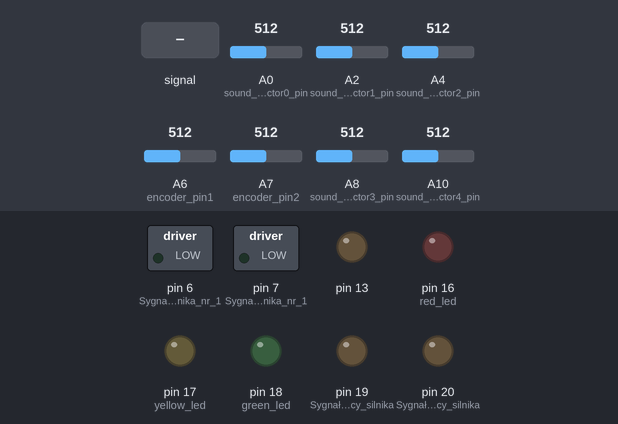
The sketch below on a simulated Arduino Mega 2560, built with avr-gcc and run on an emulated ATmega2560. Parts: switched loads named in the sketch (green lamp = pin HIGH), output pins drawn as LEDs (lit = HIGH). Inputs (shaded band) come from the test bench; at power-on: A6 (encoder_pin1) = 512, A7 (encoder_pin2) = 512, A0 (sound_detector0_pin) = 512, A2 (sound_detector1_pin) = 512, A4 (sound_detector2_pin) = 512, A8 (sound_detector3_pin) = 512, A10 (sound_detector4_pin) = 512.

Above: at 1.2 s.
1.3 s: A0 (sound_detector0_pin) fed a 200 Hz sine of ±460 counts around its level
At 1.8 s:
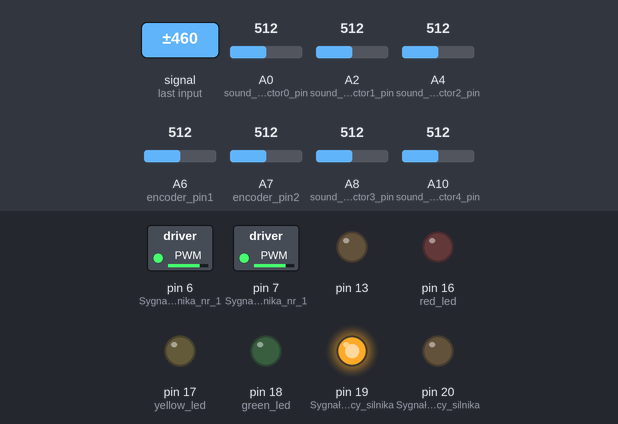
2.8 s: A6 (encoder_pin1) set to 109
4.3 s: A6 (encoder_pin1) set to 94
At 5.2 s:
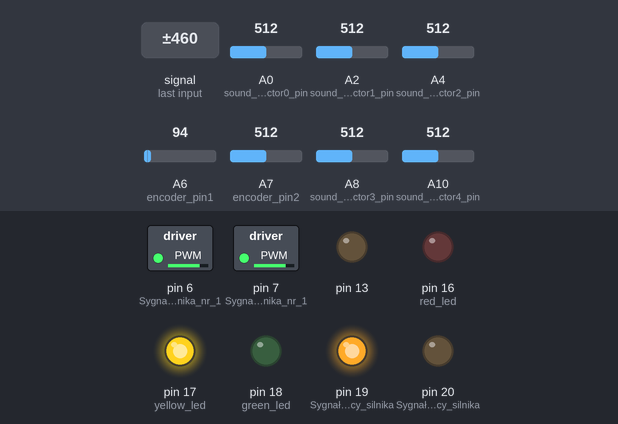
5.8 s: A7 (encoder_pin2) set to 105
7.3 s: A7 (encoder_pin2) set to 91
At 8.5 s:
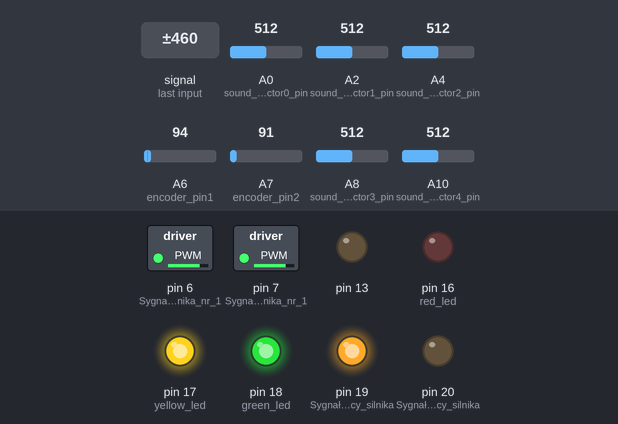
8.8 s: A6 (encoder_pin1) set to 188
10.3 s: A6 (encoder_pin1) set to 210
At 11.0 s:
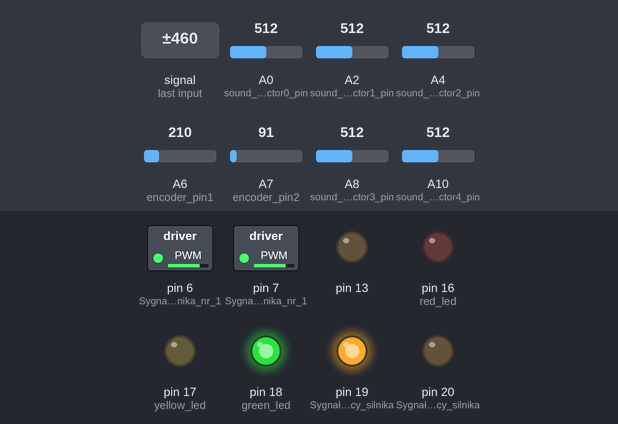
Timing chart, 0 to 12.8 s (numbered marks = the images above; inputs shaded):
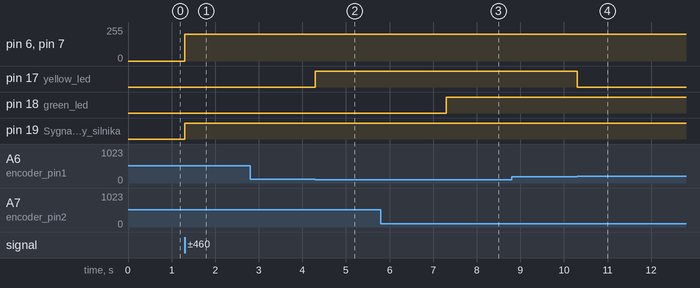

The sketch:

Soundfollower_Software.ino
```cpp
#define sound_detector0_pin A0
#define sound_detector1_pin A2
#define sound_detector2_pin A4
#define sound_detector3_pin A8
#define sound_detector4_pin A10

#define encoder_pin2 A7
#define encoder_pin1 A6


int green_led = 18;
int yellow_led = 17;
int red_led = 16;

int delay_value = 50;
int a = 0;
int b = 0;
int ib = 0;
int lockb = 0;
int ia = 0;
int locka = 0;
int is = 0;

int alpha = 0;

int sound_detector0 = 0;
int sound_detector1 = 0;
int sound_detector2 = 0;
int sound_detector3 = 0;
int sound_detector4 = 0;


int treshold = 900;
int side = 0.15;

float conv_const = 0.235;


int number_of_reads = 5;

int req_reads;
int reads = 0;

int reading = 1;


// Fast ADC defined
#define FASTADC 1

// Fast ADC defines for setting and clearing register bits
#define cbi(sfr, bit) (_SFR_BYTE(sfr) &= ~_BV(bit))
#define sbi(sfr, bit) (_SFR_BYTE(sfr) |= _BV(bit))


void setup() {
  Serial.begin(9600);
  pinMode(13, OUTPUT);
  pinMode(green_led, OUTPUT);
  pinMode(yellow_led, OUTPUT);
  pinMode(red_led, OUTPUT);
  pinMode(7, OUTPUT); //Sygnał PWM silnika nr 1
  pinMode(19, OUTPUT); //Sygnał sterujacy silnika nr 1
  pinMode(6, OUTPUT); //Sygnał PWM silnika nr 1
  pinMode(20, OUTPUT); //Sygnał sterujacy silnika nr 1
  // set prescale to 16
    sbi(ADCSRA,ADPS2) ;
    cbi(ADCSRA,ADPS1) ;
    cbi(ADCSRA,ADPS0) ;//definicja 13 wyjscia (dioda na plytce Arduino)
}

int MicReading(){
  //READING INPUTS FROM MICS
  sound_detector0 = analogRead( sound_detector0_pin );
  sound_detector1 = analogRead( sound_detector1_pin );
  sound_detector2 = analogRead( sound_detector2_pin );
  sound_detector3 = analogRead( sound_detector3_pin );
  sound_detector4 = analogRead( sound_detector3_pin );
  //CHECKING IF ANY EXCEEDS TRESHOLD
  if( ( sound_detector0 > treshold )||( sound_detector1 > treshold )||( sound_detector2 > treshold )||( sound_detector3 > treshold )||( sound_detector4 > treshold ) ){
    if( sound_detector0 > treshold ){
      return 60;
    }
    if( sound_detector1 > treshold ){
      return 120;
    }
    if( sound_detector2 > treshold ){
      return 180;
    }
    if( sound_detector3 > treshold ){
      return 240;
    }
    if( sound_detector4 > treshold ){
      return 300;
    }
  }
  reading = 0;
  return 0;
}

int Encodeb( int n_o_reads_b ){
  while( ib < n_o_reads_b ){
    b = analogRead( encoder_pin2 );
    a = analogRead( encoder_pin1 );
    Serial.println( b );
    if(( b < 100 )||( a < 100 )){
      if( lockb == 0 ){
        digitalWrite(green_led, HIGH);
        ib++;
        lockb = 1;
        Serial.println( ib );
      }
    }
    if(( b > 200 )||( a > 200 )){
      lockb = 0;
      digitalWrite(green_led, LOW);
    }
    /*if( ib >= n_o_reads_b ){
      return 1;
      ib = 0;
    }
    return 0;*/
  }
  return 1;
  ib = 0;
}

void RobotBodyTurn( int angle ){
  req_reads = (int)( ( angle*50 )/360 );
  digitalWrite(19, 0);
  digitalWrite(20, 1);
  analogWrite(7, 50);
  analogWrite(6, 50);
  Encodeb( req_reads );
      digitalWrite(19, 1);
      digitalWrite(20, 0);
      delay(100);
      analogWrite(7, 0);
      analogWrite(6, 0);
  alpha = 0;
}


void loop() {
  //////////////////////////////////////////////////////////////////////////////////////////
  while( reading == 1 ){
    ///////////////////////////////////////////////////////////READING INPUTS FROM MICS
    sound_detector0 = analogRead( sound_detector0_pin );
    sound_detector1 = analogRead( sound_detector1_pin );
    sound_detector2 = analogRead( sound_detector2_pin );
    sound_detector3 = analogRead( sound_detector3_pin );
    sound_detector4 = analogRead( sound_detector4_pin );
    ///////////////////////////////////////////////////////////CHECKING IF ANY EXCEEDS TRESHOLD
    if( ( sound_detector0 > treshold )||( sound_detector1 > treshold )||( sound_detector2 > treshold )||( sound_detector3 > treshold )||( sound_detector4 > treshold ) ){
      if( sound_detector0 > treshold ){
        alpha = 60;
        reading = 0;
      }
      if( sound_detector1 > treshold ){
        alpha = 120;
        reading = 0;
      }
      if( sound_detector2 > treshold ){
        alpha = 180;
        reading = 0;
      }
      if( sound_detector3 > treshold ){
        alpha = 240;
        reading = 0;
      }
      if( sound_detector4 > treshold ){
        alpha = 300;
        reading = 0;
      }
    }
  }
  //////////////////////////////////////////////////////////////////////////////////////////
  req_reads = (int)( ( alpha*45 )/360 );
  //////////////////////////////////////////////////////////////////////////////////////////
  if(( alpha > 80 )&&( alpha < 140 )){
    req_reads = req_reads - 2;
  }
  if(( alpha > 140 )&&( alpha < 220 )){
    req_reads = req_reads - 6;
  }
  //////////////////////////////////////////////////////////////////////////////////////////
  if( alpha <= 180 ){
    digitalWrite(19, 1);
    digitalWrite(20, 0);
    analogWrite(7, 200);
    analogWrite(6, 200);
  }
  //////////////////////////////////////////////////////////////////////////////////////////
  while( is < req_reads ){
    b = analogRead( encoder_pin2 );
    a = analogRead( encoder_pin1 );
    if( b < 100 ){
      if( lockb == 0 ){
        digitalWrite(green_led, HIGH);
        ib++;
        lockb = 1;
      }
    }
    if( a < 100 ){
      if( locka == 0 ){
        digitalWrite(yellow_led, HIGH);
        ia++;
        locka = 1;
      }
    }
    if( b > 200 ){
      lockb = 0;
      digitalWrite(green_led, LOW);
    }
    if( a > 200 ){
      locka = 0;
      digitalWrite(yellow_led, LOW);
    }
    is = 0.5*(ia + ib);
  }
  //////////////////////////////////////////////////////////////////////////////////////////
  digitalWrite(green_led, LOW);
  digitalWrite(yellow_led, LOW);
  //////////////////////////////////////////////////////////////////////////////////////////
  digitalWrite(19, 0);
  digitalWrite(20, 1);
  analogWrite(7, 250);
  analogWrite(6, 250);
  delay(300);
  analogWrite(7, 0);
  analogWrite(6, 0);
  //////////////////////////////////////////////////////////////////////////////////////////
  digitalWrite(green_led, HIGH);
  digitalWrite(yellow_led, HIGH);
  digitalWrite(red_led, HIGH);
  ib = 0;
  ia = 0;
  is = 0;
  reading = 1;
  delay(300);
  digitalWrite(green_led, LOW);
  digitalWrite(yellow_led, LOW);
  digitalWrite(red_led, LOW);
  //////////////////////////////////////////////////////////////////////////////////////////
}
```

Measured:
- the behaviour switches between 100 and 99 on A6 (encoder_pin1) (found by bisection; images 1 and 2)
- the behaviour switches between 100 and 99 on A7 (encoder_pin2) (found by bisection; images 2 and 3)
- the behaviour switches between 200 and 201 on A6 (encoder_pin1) (found by bisection; images 3 and 4)
- after the input at 1.3 s, pin 6 (Sygnał_PWM_silnika_nr_1), pin 7 (Sygnał_PWM_silnika_nr_1): 0/255 → 200/255 at once; pin 19 (Sygnał_sterujacy_silnika): LOW → HIGH at once
- after the input at 2.8 s, every drawn part: stays the same
- after the input at 4.3 s, pin 17 (yellow_led): LOW → HIGH at once
- after the input at 5.8 s, every drawn part: stays the same
- after the input at 7.3 s, pin 18 (green_led): LOW → HIGH at once
- after the input at 8.8 s, every drawn part: stays the same
- after the input at 10.3 s, pin 17 (yellow_led): HIGH → LOW at once
